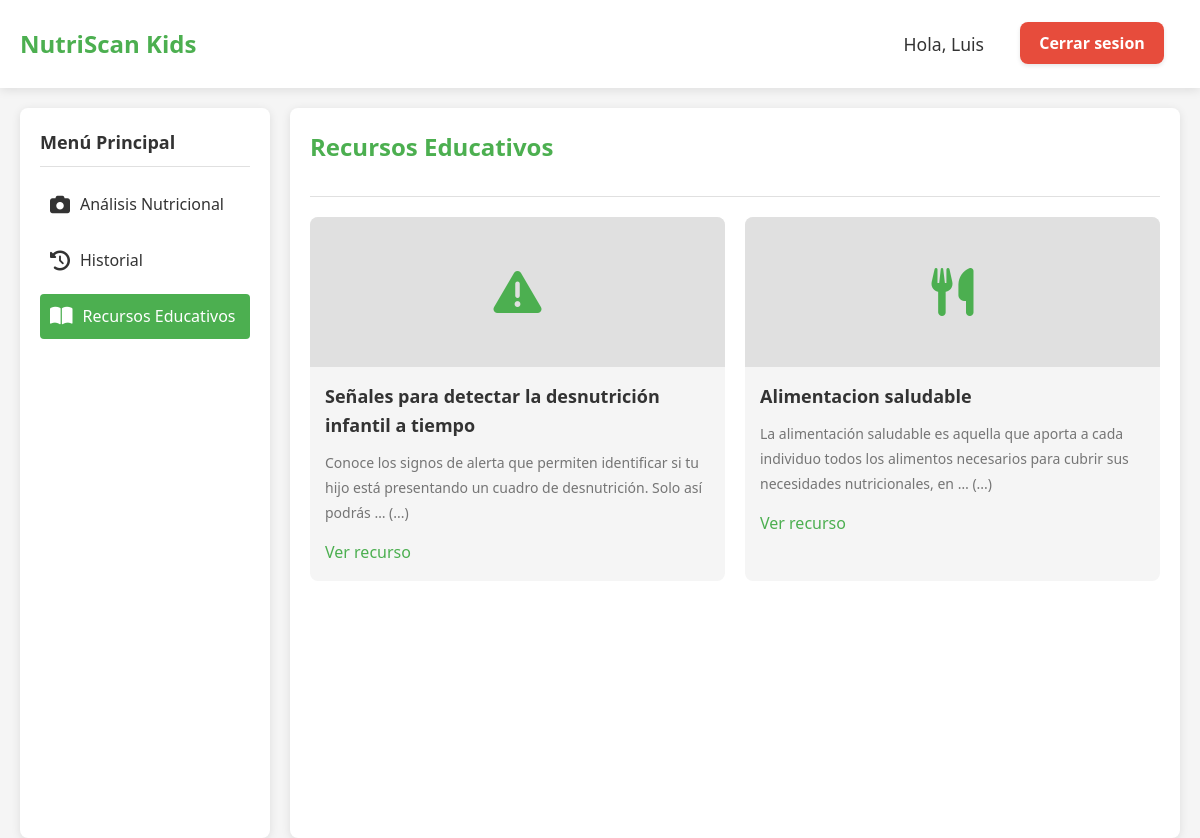
The app's page /recursos/ (signed in) with its own data.
### Kids/models.py (models this page shows, shortened)
class RecursoEducativo(models.Model):
    CATEGORIA_CHOICES = [
        ('alimentacion', 'Alimentación Saludable'),
        ('monitoreo', 'Monitoreo del Crecimiento'),
        ('recetas', 'Recetas Nutritivas'),
        ('signos', 'Signos de Alerta'),
    ]
    titulo = models.CharField(max_length=200)
    categoria = models.CharField(max_length=20, choices=CATEGORIA_CHOICES)
    descripcion = models.TextField()
    archivo = models.FileField(upload_to='recursos/')
    fecha_publicacion = models.DateField(auto_now_add=True)

### Kids/views.py (the view)
# urls.py: path('recursos/', views.recursos_educativos, name='recursos'),
@login_required
def recursos_educativos(request):
    recursos = RecursoEducativo.objects.all().order_by('-fecha_publicacion')
    return render(request, 'detector/recursos.html', {'recursos': recursos})

### templates/detector/recursos.html (shortened to what this page needs)
{% extends 'detector/base.html' %}
{% load static %}
{% block css%}
    <link rel="stylesheet" href="{% static 'css/detalle.css' %}">
{% endblock %}
{% block content %}
<div id="education-section" class="education-section">
    <div class="section-header">
        <h2 class="section-title">Recursos Educativos</h2>
    </div>
    <div class="resource-grid">
        {% for recurso in recursos %}
        <div class="resource-card">
            <div class="resource-img">
                {% if recurso.categoria == 'alimentacion' %}
                    <i class="fas fa-utensils"></i>
                {% elif recurso.categoria == 'monitoreo' %}
                    <i class="fas fa-chart-line"></i>
                {% elif recurso.categoria == 'recetas' %}
                    <i class="fas fa-apple-alt"></i>
                {% elif recurso.categoria == 'signos' %}
                    <i class="fas fa-exclamation-triangle"></i>
                {% else %}
                    <i class="fas fa-book"></i>
                {% endif %}
            </div>
            <div class="resource-content">
                <h3 class="resource-title">{{ recurso.titulo }}</h3>
                <p class="resource-desc">{{ recurso.descripcion|truncatewords:20 }}{% if recurso.descripcion|wordcount > 20 %} (...) {% endif %}</p>
                <a href="{{ recurso.archivo.url }}" target="_blank" class="resource-link">Ver recurso</a>
            </div>
        </div>
        {% empty %}
        <p>No hay recursos educativos disponibles en este momento.</p>
        {% endfor %}
    </div>
</div>
{% endblock %}

### templates/detector/base.html (shortened to what this page needs)
{% load static %}
<!DOCTYPE html>
<html lang="es">
<head>
    <link rel="stylesheet" href="https://cdnjs.cloudflare.com/ajax/libs/font-awesome/6.0.0-beta3/css/all.min.css">
    <link rel="stylesheet" href="{% static 'base.css' %}">
    <link rel="stylesheet" href="{% static 'css/mensajes.css' %}">
    {% block css %}{% endblock %}
</head>
<body>
    {% if user.is_authenticated %}
    <header>
        <div class="container">
            <div class="header-content">
                <div class="logo">
                    <h1>NutriScan Kids</h1>
                </div>
            </div>
            <div class="info-content">
                <div class="info">
                    <h3>Hola, {{ user.first_name|default:user.username }}</h3>
                </div>
                <div class="logout">
                    <a href="{% url 'logout' %}" class="logout-button">Cerrar sesion</a>
                </div>
            </div>
        </div>
    </header>
    <div class="container-principal">
        <div class="dashboard">
            <div class="sidebar">
                <h3 class="sidebar-heading">Menú Principal</h3>
                <ul class="sidebar-menu">
                    <li>
                        <a href="{% url 'analisis' %}" {% if request.path == '/analisis/' %}class="active"{% endif %}>
                            <i class="fas fa-camera"></i>
                            Análisis Nutricional
                        </a>
                    </li>
                    <li>
                        <a href="{% url 'historial' %}" {% if request.path == '/historial/' %}class="active"{% endif %}>
                            <i class="fas fa-history"></i>
                            Historial
                        </a>
                    </li>
                    <li>
                        <a href="{% url 'recursos' %}" {% if request.path == '/recursos/' %}class="active"{% endif %}>
                            <i class="fas fa-book-open"></i>
                            Recursos Educativos
                        </a>
                    </li>
                </ul>
            </div>
            <div class="main-content">
                {% block content %}{% endblock %}
            </div>
        </div>
    </body>
    {% endif %}
</html>

### static/base.css (style rules this page uses)
:root { --primary: #4CAF50; --primary-light: #7FDF83; --primary-dark: #388E3C; --secondary: #FFC107; --secondary-light: #FFECB3; --text-dark: #333333; --text-light: #757575; --white: #FFFFFF; --light-gray: #F5F5F5; --medium-gray: #E0E0E0; --shadow: 0 2px 10px rgba(0, 0, 0, 0.1); }
* { box-sizing: border-box; margin: 0; padding: 0; font-family: 'Segoe UI', Tahoma, Geneva, Verdana, sans-serif; }
body { background-color: var(--light-gray); color: var(--text-dark); line-height: 1.6; }
header { background-color: var(--white); padding: 15px 0; box-shadow: var(--shadow); position: sticky; top: 0; z-index: 100; }
.container { width: 100%; max-width: 1200px; margin: 0 auto; padding: 0 20px; display: flex; }
.header-content { display: flex; flex: 1; display: flex; align-items: center; color: white; font-size: 2rem; font-weight: bold; }
.logout { text-align: right; padding: 1rem; }
.logout-button { background-color: #e74c3c; color: #fff; padding: 0.6rem 1.2rem; text-decoration: none; border-radius: 8px; font-weight: bold; transition: background-color 0.3s ease, transform 0.2s ease; box-shadow: 0 2px 4px rgba(0, 0, 0, 0.1); }
.logo { display: flex; align-items: center; }
.logo h1 { font-size: 24px; color: var(--primary); margin: 0; }
.info-content { display: flex; align-items: center; gap: 20px; }
.info h3 { color: var(--text-dark); font-size: 1.1rem; font-weight: 500; }
.container-principal { width: 100%; max-width: 1200px; margin: 0 auto; padding: 0 20px; }
h2 { color: var(--primary); font-size: 40px; margin-bottom: 20px; }
p { margin-bottom: 20px; font-size: 18px; line-height: 1.8; }
.active { color: var(--white) !important; }
.dashboard { display: flex; margin-top: 20px; min-height: calc(100vh - 70px); }
.sidebar { width: 250px; background-color: var(--white); border-radius: 8px; padding: 20px; box-shadow: var(--shadow); margin-right: 20px; }
.sidebar-heading { font-size: 18px; margin-bottom: 15px; padding-bottom: 10px; border-bottom: 1px solid var(--medium-gray); }
.sidebar-menu { list-style: none; }
.sidebar-menu li { margin-bottom: 10px; }
.sidebar-menu a { display: flex; align-items: center; padding: 10px; color: var(--text-dark); text-decoration: none; border-radius: 4px; transition: all 0.3s ease; }
.sidebar-menu a i { margin-right: 10px; font-size: 20px; }
.sidebar-menu a.active { background-color: var(--primary); color: var(--white); }
.main-content { flex: 1; background-color: var(--white); border-radius: 8px; padding: 20px; box-shadow: var(--shadow); }
.section-title { font-size: 24px; margin-bottom: 20px; padding-bottom: 10px; border-bottom: 1px solid var(--medium-gray); }
.section-header { display: flex; justify-content: space-between; align-items: center; margin-bottom: 20px; border-bottom: 1px solid var(--medium-gray); }
.section-header h2 { font-size: 24px; margin-bottom: 20px; padding-bottom: 10px; border-bottom: none!important; }
.resource-grid { display: grid; grid-template-columns: repeat(2, 1fr); gap: 20px; }
.resource-card { background-color: var(--light-gray); border-radius: 8px; overflow: hidden; }
.resource-img { height: 150px; background-color: var(--medium-gray); display: flex; align-items: center; justify-content: center; }
.resource-img i { font-size: 48px; color: var(--primary); }
.resource-content { padding: 15px; }
.resource-title { font-size: 18px; margin-bottom: 10px; }
.resource-desc { color: var(--text-light); margin-bottom: 15px; font-size: 14px; }
.resource-link { display: inline-block; color: var(--primary); text-decoration: none; font-weight: 500; }

### records on screen
RecursoEducativo: categoria "signos" (drawn), titulo "Señales para detectar la desnutrición infantil a tiempo", descripcion "Conoce los signos de alerta que permiten identificar si tu hijo está presentando un cuadro de desnutrición. Solo así podrás …"
RecursoEducativo: categoria "alimentacion" (drawn), titulo "Alimentacion saludable", descripcion "La alimentación saludable es aquella que aporta a cada individuo todos los alimentos necesarios para cubrir sus necesidades nutricionales, en …"

### other values on screen
{{ user.first_name|default:user.username }} "Luis"
